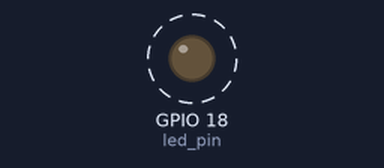
Bench run of a program on a simulated Raspberry Pi (BCM pin numbers). On the bench: output pins drawn as LEDs (lit = HIGH). Dashed ring = blinking.

Above: at 0.2 s.
Timing chart, 0 to 3.0 s (numbered marks = the images above):
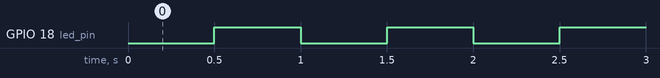

Measured:
- by itself, GPIO 18 (led_pin): alternates HIGH for 0.50 s and LOW for 0.50 s

The program:

first_led.py
```python
#!/usr/bin/env python
# -*- coding: utf-8 -*-

import time
import RPi.GPIO as GPIO

# Layout festlegen auf GPIO
GPIO.setmode(GPIO.BCM)

# festlegen auf welchen Pin die LED steckt
led_pin = 18

# LED-Pin auf Output setzen
GPIO.setup(led_pin, GPIO.OUT)

# in einer Endlosschleife die LED blinken lassen
try:
  while 1:
    # ausschalten
    GPIO.output(led_pin, GPIO.LOW)

    # kurz warten
    time.sleep(0.5)

    # anschalten
    GPIO.output(led_pin, GPIO.HIGH)

    # kurz warten
    time.sleep(0.5)
except KeyboardInterrupt:
    pass

# alles wieder aufräumen
GPIO.cleanup
```
